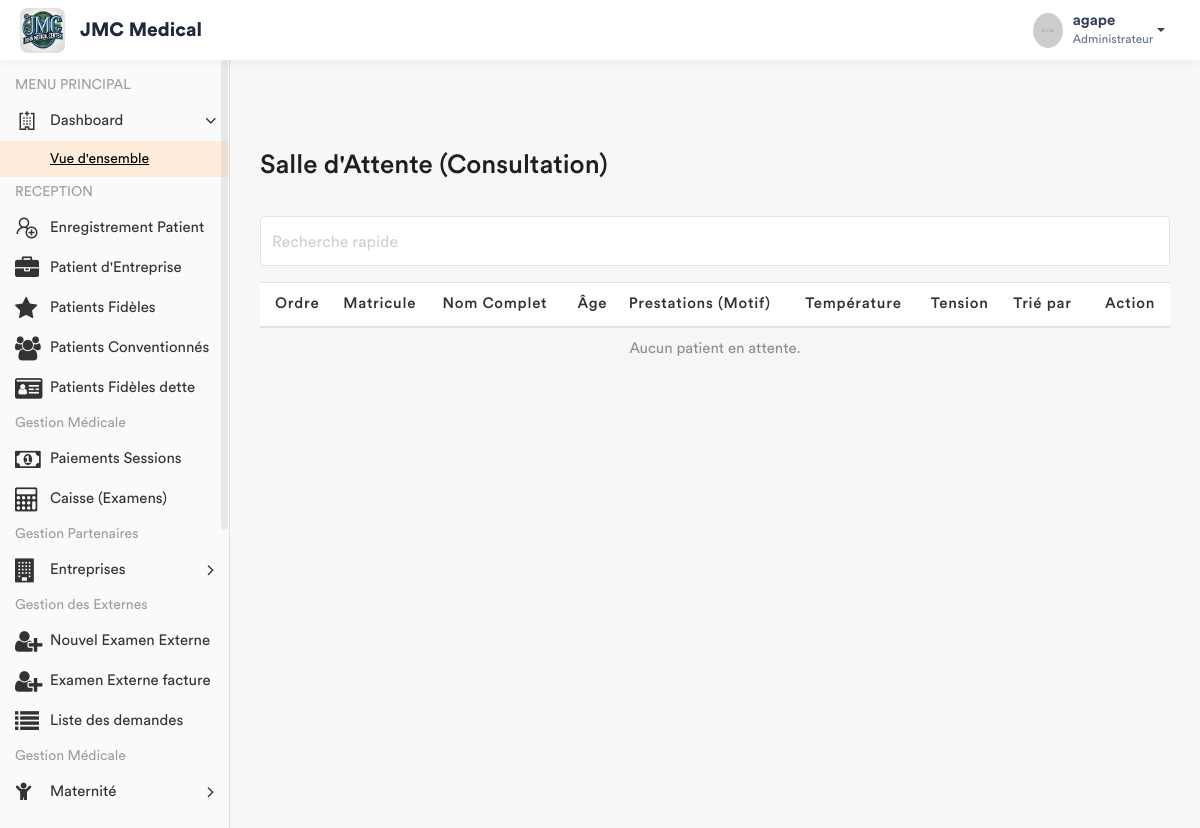
The page /medecin/consultations-en-attente/ (signed in) on the database as committed earlier.
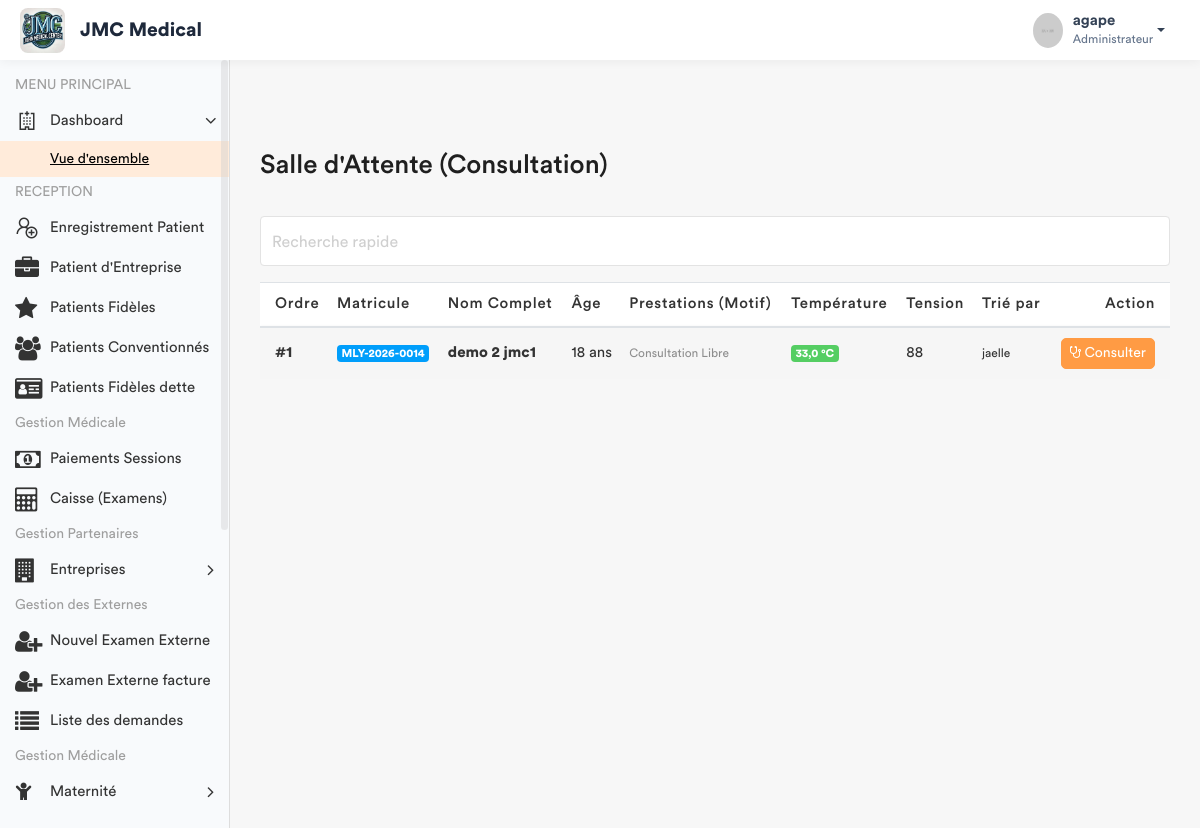
The same page on the database as committed later.
### app/models.py (models this page shows, shortened)
class SigneVital(models.Model):
    patient = models.ForeignKey(Patient, on_delete=models.CASCADE)
    temperature = models.DecimalField(max_digits=4, decimal_places=1)
    poids = models.DecimalField(max_digits=5, decimal_places=2)
    tension_arterielle = models.CharField(max_length=10)
    frequence_cardiaque = models.IntegerField()
    frequence_respiratoire = models.IntegerField(null=True, blank=True)
    saturation_oxygene = models.IntegerField(null=True, blank=True)
    date_prelevement = models.DateTimeField(default=timezone.now)
    infirmier = models.ForeignKey(User, on_delete=models.SET_NULL, null=True)
    est_consulte = models.BooleanField(default=False)
    session = models.ForeignKey(SessionSoins, on_delete=models.CASCADE, related_name='signes_vitaux', null=True)
    hopital = models.ForeignKey(Hopital , on_delete= models.SET_NULL , null = True)

class Patient(models.Model):
    TYPE_CHOICES = [
        ('SIMPLE', 'Patient Simple'),
        ('FIDELE', 'Patient Fidèle'),
        ('CONVENTIONNE', 'Patient Conventionné'),
    ]
    code_patient = models.CharField(max_length=20, unique=True, editable=False)
    noms = models.CharField(max_length=100)
    service = models.ForeignKey('Service', on_delete=models.PROTECT, related_name='patients', null=True)
    sexe = models.CharField(max_length=1, choices=[('M', 'Masculin'), ('F', 'Féminin')])
    age = models.CharField(max_length=30)
    adresse = models.TextField()
    telephone = models.CharField(max_length=20)
    hopital = models.ForeignKey(Hopital , on_delete=models.SET_NULL , related_name= 'patient_hopital', null = True)
    type_patient = models.CharField(max_length=15, choices=TYPE_CHOICES, default='SIMPLE')
    a_carte_fidelite = models.BooleanField(default=False, verbose_name="Possède carte de fidélité")
    entreprise = models.ForeignKey(
        'Entreprise',
        on_delete=models.SET_NULL,
        null=True,
        blank=True,
        related_name='patients',
        verbose_name="Entreprise (si conventionné)"
    )
    fiche_payee = models.BooleanField(default=False)
    created_by = models.ForeignKey(User, on_delete=models.SET_NULL, null=True, related_name='patients_crees')
    date_creation = models.DateTimeField(auto_now_add=True)
    date_modification = models.DateTimeField(auto_now=True)

### app/views.py (the view)
# urls.py: path('medecin/consultations-en-attente/', views.liste_consultation_medecin, name='liste_consultation_medecin'),
@login_required
def liste_consultation_medecin(request):
    filtre = request.GET.get('filtre', 'tous')
    role = Fonction.objects.select_related('hopital', 'fonctionKey').filter(userKey=request.user).first()
    hopital_user = role.hopital if role else None
    if not hopital_user:
        messages.error(request, "Votre compte n'est rattaché à aucun hôpital.")
        return redirect('enregistrement_patient')
    patients_prets = SigneVital.objects.filter(
        est_consulte=False,
        patient__hopital=hopital_user
    ).select_related(
        'patient',
        'infirmier',
        'session'
    ).prefetch_related(
        'session__items__prestation'
    ).order_by('date_prelevement')
    if filtre == 'avec_session':
        patients_prets = patients_prets.filter(session__isnull=False)
    elif filtre == 'sans_session':
        patients_prets = patients_prets.filter(session__isnull=True)
    fonctionKey = role.fonctionKey.roleName if role and role.fonctionKey else None
    context = {
        'fonctionKey': fonctionKey,
        'patients_prets': patients_prets,
        'filtre': filtre,
    }
    return render(request, 'back-end/medecin/liste_consultation.html', context)

### app/templates/back-end/medecin/liste_consultation.html (shortened to what the changed rows need)
<!DOCTYPE html>
{% load static %}
<html lang="fr">
    <head>
        {% include 'back-end/includes/css.html' %}
    </head>
    <body>
        <div class="main-wrapper">
            <div class="page-wrapper">
                <div class="content container-fluid">
                    <div class="row">
                        <div class="col-md-12">
                            <div class="table-responsive">
                                <table class="table table-striped custom-table mb-0" id="waitingTable">
                                    <thead>
                                        <tr>
                                            <th>Ordre</th>
                                            <th>Matricule</th>
                                            <th>Nom Complet</th>
                                            <th>Âge</th>
                                            <th>Prestations (Motif)</th>
                                            <th>Température</th>
                                            <th>Tension</th>
                                            <th>Trié par</th>
                                            <th class="text-right">Action</th>
                                        </tr>
                                    </thead>
                                    <tbody>
                                        {% for signe in patients_prets %}
                                        <tr>
                                            <td><strong>#{{ forloop.counter }}</strong></td>
                                            <td><span class="badge badge-info">{{ signe.patient.code_patient }}</span></td>
                                            <td><strong>{{ signe.patient.noms }}</strong></td>
                                            <td>{{ signe.patient.age }} ans</td>
                                            <td>
                                                {% if signe.session %}
                                                    <ul class="list-unstyled mb-0">
                                                        {% for item in signe.session.items.all %}
                                                            <li>
                                                                <i class="fa fa-caret-right text-primary"></i>
                                                                {{ item.prestation.libelle }}
                                                            </li>
                                                        {% endfor %}
                                                    </ul>
                                                {% else %}
                                                    <span class="text-muted"><small>Consultation Libre</small></span>
                                                {% endif %}
                                            </td>
                                            <td>
                                                <span class="badge {% if signe.temperature >= 38 %}badge-danger{% else %}badge-success{% endif %}">
                                                    {{ signe.temperature }} °C
                                                </span>
                                            </td>
                                            <td>{{ signe.tension_arterielle|default:"--" }}</td>
                                            <td><small>{{ signe.infirmier.username }}</small></td>
                                            <td class="text-right">
                                                <a href="{% url 'marquer_consulte' signe.id %}" class="btn btn-sm btn-primary">
                                                    <i class="fa fa-stethoscope"></i> Consulter
                                                </a>
                                            </td>
                                        </tr>
                                        {% empty %}
                                        <tr>
                                            <td colspan="9" class="text-center text-muted">Aucun patient en attente.</td>
                                        </tr>
                                        {% endfor %}
                                    </tbody>
                                </table>
                            </div>
                        </div>
                    </div>
                </div>
            </div>
        </div>
    </body>
</html>

Rows that differ between the two databases and show on the page:
added SigneVital: patient.code_patient "MLY-2026-0014", patient.noms "demo 2 jmc1", patient.age "18", shows "Consultation Libre", temperature "33,0", tension_arterielle "88", infirmier.username "jaelle"
Other text that changed with them:
text no longer shown: "Aucun patient en attente."
